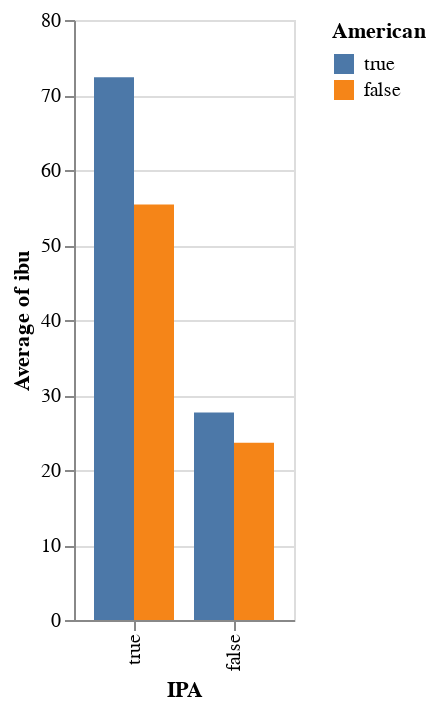

Notebook code cell kept with this figure:
### Code cell
DeepnoteChart(beers, """{"layer":[{"layer":[{"mark":{"clip":true,"type":"bar","tooltip":true},"encoding":{"x":{"sort":null,"type":"nominal","field":"IPA","scale":{"type":"linear"}},"y":{"sort":null,"type":"quantitative","field":"ibu","scale":{"type":"linear"},"format":{"type":"default","decimals":null},"aggregate":"average","formatType":"numberFormatFromNumberType"},"color":{"sort":null,"type":"nominal","field":"American","scale":{"scheme":"tableau10"}},"xOffset":{"sort":null,"type":"nominal","field":"American"}}}]}],"title":"","config":{"legend":{}},"$schema":"https://vega.github.io/schema/vega-lite/v5.json","encoding":{}}""")

### Figure 1 — Vega-Lite specification as saved in the notebook (floating-point values rounded to 4 significant figures; data arrays with more than 128 entries replaced by an {"elided": "..."} marker saying what was removed)
{"$schema": "https://vega.github.io/schema/vega-lite/v5.json", "encoding": {}, "layer": [{"layer": [{"mark": {"type": "bar", "tooltip": true, "clip": true}, "encoding": {"x": {"field": "IPA", "type": "nominal", "sort": null, "scale": {"type": "linear"}}, "y": {"field": "ibu", "type": "quantitative", "aggregate": "average", "sort": null, "scale": {"type": "linear"}, "formatType": "numberFormatFromNumberType", "format": {"type": "default", "decimals": null}}, "color": {"field": "American", "type": "nominal", "sort": null, "scale": {"scheme": "tableau10"}}, "xOffset": {"field": "American", "type": "nominal", "sort": null}}}]}], "title": "", "config": {"legend": {}}, "data": {"values": {"elided": "830 records"}}}
